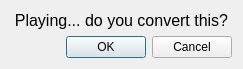
<?xml version="1.0" encoding="UTF-8"?>
<ui version="4.0">
 <class>ConversionConfirmationDialog</class>
 <widget class="QDialog" name="ConversionConfirmationDialog">
  <property name="geometry">
   <rect>
    <x>0</x>
    <y>0</y>
    <width>243</width>
    <height>64</height>
   </rect>
  </property>
  <property name="windowTitle">
   <string>Preview</string>
  </property>
  <property name="locale">
   <locale language="English" country="UnitedStates"/>
  </property>
  <layout class="QGridLayout" name="gridLayout">
   <item row="0" column="0">
    <layout class="QVBoxLayout" name="verticalLayout">
     <item>
      <widget class="QLabel" name="label">
       <property name="font">
        <font>
         <pointsize>12</pointsize>
        </font>
       </property>
       <property name="text">
        <string>Playing... do you convert this?</string>
       </property>
       <property name="alignment">
        <set>Qt::AlignCenter</set>
       </property>
      </widget>
     </item>
     <item>
      <widget class="QDialogButtonBox" name="buttonBox">
       <property name="orientation">
        <enum>Qt::Horizontal</enum>
       </property>
       <property name="standardButtons">
        <set>QDialogButtonBox::Cancel|QDialogButtonBox::Ok</set>
       </property>
      </widget>
     </item>
    </layout>
   </item>
  </layout>
 </widget>
 <resources/>
 <connections>
  <connection>
   <sender>buttonBox</sender>
   <signal>accepted()</signal>
   <receiver>ConversionConfirmationDialog</receiver>
   <slot>accept()</slot>
   <hints>
    <hint type="sourcelabel">
     <x>248</x>
     <y>254</y>
    </hint>
    <hint type="destinationlabel">
     <x>157</x>
     <y>274</y>
    </hint>
   </hints>
  </connection>
  <connection>
   <sender>buttonBox</sender>
   <signal>rejected()</signal>
   <receiver>ConversionConfirmationDialog</receiver>
   <slot>reject()</slot>
   <hints>
    <hint type="sourcelabel">
     <x>316</x>
     <y>260</y>
    </hint>
    <hint type="destinationlabel">
     <x>286</x>
     <y>274</y>
    </hint>
   </hints>
  </connection>
 </connections>
</ui>
